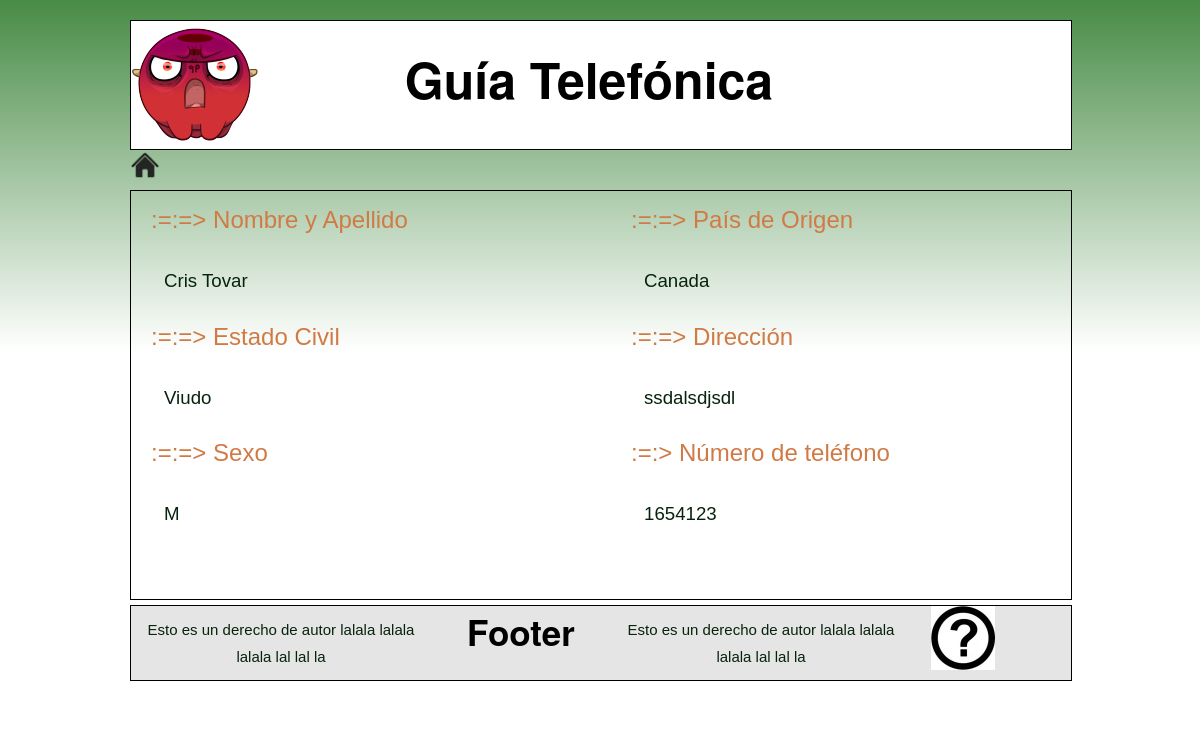
The app's page /info.php?id=3 with its own data.
### tables this page shows
CREATE TABLE IF NOT EXISTS `dir_contacto` (
  `cod_contacto` int(20) NOT NULL AUTO_INCREMENT,
  `nombre` varchar(100) NOT NULL,
  `apellido` varchar(100) NOT NULL,
  `sexo` char(1) DEFAULT NULL,
  `telefono` varchar(100) DEFAULT NULL,
  `edo_civil` varchar(100) DEFAULT 'soltero',
  `pais` varchar(100) DEFAULT NULL,
  `direccion` varchar(500) DEFAULT NULL,
  PRIMARY KEY (`cod_contacto`)
);

### info.php (the view, shortened to what this page needs)
<?php
	include('libreria_config.php');
	$bd = new BaseDatos();
	$bd->connect();
?>
<div class="container_12" id="ContenedorSupremo">
    <div class="grid_12" id="ContenedorSuperior">
		<div id="LogoTeam" class="grid_4 alpha" style="background-image:url(Imagenes/logo.png);width:50px;height:50px;"></div>
		<div class="grid_8 omega" id="barraSuperior">
		<br> <h1 style="font-size:50px;text-align:center;" >  Guía Telefónica </h1></div>
	</div>
	<div class = "grid_12">
		<a href = "index.php"> <img src = "Imagenes/Home.png" height = "30px"></a>
	</div>
	<div class="grid_12" id="ContenedorMedio">
		<div class="grid_6 alpha">
		<?php
			$st =
			'SELECT nombre,apellido,telefono,direccion, sexo,edo_civil, pais
			FROM daweb_krd.dir_contacto
			WHERE cod_contacto = \'' . $_GET['id'] . '\';' ;
			$rs_ = $bd->query($st);
			$rs = mysql_fetch_array($rs_);
			echo '<h2> :=:=> Nombre y Apellido </h2>';
			printf("<p class = \"info\">%s %s </p>",$rs['nombre'],$rs['apellido']);
			if(isset($rs['edo_civil'])){
				echo '<h2> :=:=> Estado Civil</h2>';
				printf("<p class = \"info\">%s</p>",$rs['edo_civil']);
			}
			if(isset($rs['sexo'])){
				echo '<h2> :=:=> Sexo</h2>';
				printf("<p class = \"info\">%s</p>",$rs['sexo']);
			}
		?>
		<br><br><br>
		</div>
		<div class = "grid_6 omega">
			<?php
			if(isset($rs['pais'])){
				echo '<h2> :=:=> País de Origen</h2>';
				printf("<p class = \"info\">%s</p>",$rs['pais']);
			}
			if(isset($rs['direccion'])){
				echo '<h2> :=:=> Dirección</h2>';
				printf("<p class = \"info\">%s</p>",$rs['direccion']);
			}
			echo '<h2> :=:> Número de teléfono</h2>';
			printf("<p class = \"info\">%s</p>",$rs['telefono']);
			?>
		</div>
	</div>
	<div class="grid_12" id="ContenedorFinal">
    <div class="grid_4 alpha">
		<p style="font-size:15px;text-align:center;"> Esto es un derecho de autor lalala
		lalala lalala lal lal la </p>
    </div>
     <div class="grid_2">
		<h3 style="font-size:35px;text-align:center;"> <b> Footer </h3>
    </div>
    <div class="grid_4">
		<p style="font-size:15px;text-align:center;"> Esto es un derecho de autor lalala
		lalala lalala lal lal la </p>
    </div>
    <div class="grid_2 omega"> <a href="about.php">
	<img src="Imagenes/logo2.jpg" alt="Integrantes" width="64" height="64"></a>
    </div>
	</div>
    <br> <br>
	</div>
</body>
</html>

### css/text.css (style rules this page uses)
h1 { font-size: 25px; }
h2 { font-size: 23px; }
h3 { font-size: 21px; }
p, dl, hr, h1, h2, h3, h4, h5, h6, ol, ul, pre, table, address, fieldset, figure { margin-bottom: 20px; }

### css/960.css (style rules this page uses)
.container_12, .container_16 { margin-left: auto; margin-right: auto; width: 960px; }
.grid_1, .grid_2, .grid_3, .grid_4, .grid_5, .grid_6, .grid_7, .grid_8, .grid_9, .grid_10, .grid_11, .grid_12, .grid_13, .grid_14, .grid_15, .grid_16 { display: inline; float: left; margin-left: 10px; margin-right: 10px; }
.container_12 .grid_6, .container_16 .grid_8 { width: 460px; }
.container_12 .grid_12, .container_16 .grid_16 { width: 940px; }
.alpha { margin-left: 0; }
.omega { margin-right: 0; }
.container_12 .grid_2 { width: 140px; }
.container_12 .grid_4 { width: 300px; }
.container_12 .grid_8 { width: 620px; }
.clearfix:before, .clearfix:after, .container_12:before, .container_12:after, .container_16:before, .container_16:after { content: '.'; display: block; overflow: hidden; visibility: hidden; font-size: 0; line-height: 0; width: 0; height: 0; }
.clearfix:after, .container_12:after, .container_16:after { clear: both; }
.clearfix, .container_12, .container_16 { zoom: 1; }

### css/config_krd.css (style rules this page uses)
h2 { font:normal 24px Arial, Helvetica, sans-serif; color:#D07A45; padding:10px 5px; margin:5px 0 10px 15px; }
a { color:#A52A2A; text-decoration: none }
p { font:normal 12px Arial, Helvetica, sans-serif; color:#07230B; padding:10px; margin:0; line-height:1.8em; }
p.info { font:normal 14pt Arial, Helvetica, sans-serif; color:#07230B; padding:10px; margin-left:23px; line-height:1.8em; }
div#ContenedorSupremo { margin-top:20px; }
div#ContenedorSuperior { border: black 1px solid; background-color: white; }
div#ContenedorMedio { margin-top:10px; border: black 1px solid; display:none; }
div#ContenedorFinal { margin-top:5px; border: black 1px solid; background-color: #e5e5e6; }

### records on screen
dir_contacto: nombre "Cris", apellido "Tovar", edo_civil "Viudo", sexo "M", pais "Canada", direccion "ssdalsdjsdl", telefono "1654123"
